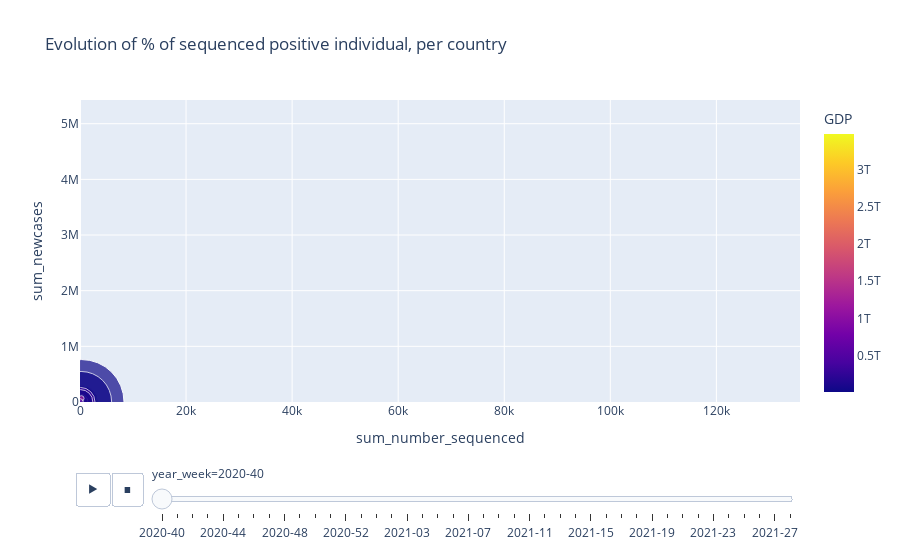

Notebook source saved alongside this figure:
### Code cell
#See the amount of cases through time compared to the amount of number sequenced. 
#The size of each point represent the PCT of sequenced cases.
px.scatter(df_final, x="sum_number_sequenced", y="sum_newcases",size="sum_sequenced_pct", size_max=60, color="GDP", hover_name="country", 
           range_x=[0.000000,135770], range_y=[1.080000e+02,5.425654e+06],
           animation_frame="year_week", animation_group="country", log_y=False,title="Evolution of % of sequenced positive individual, per country")

### Figure 1 — Plotly figure (JSON) as saved in the notebook; plotly's stock layout.template omitted (floating-point values rounded to 4 significant figures)
{"data": [{"hovertemplate": "<b>%{hovertext}</b><br><br>year_week=2020-40<br>sum_number_sequenced=%{x}<br>sum_newcases=%{y}<br>sum_sequenced_pct=%{marker.size}<br>GDP=%{marker.color}<extra></extra>", "hovertext": ["Austria", "Belgium", "Bulgaria", "Croatia", "Cyprus", "Czechia", "Denmark", "Estonia", "Finland", "France", "Germany", "Greece", "Hungary", "Iceland", "Ireland", "Italy", "Latvia", "Lithuania", "Luxembourg", "Malta", "Netherlands", "Norway", "Poland", "Portugal", "Romania", "Slovakia", "Slovenia", "Spain", "Sweden"], "ids": ["Austria", "Belgium", "Bulgaria", "Croatia", "Cyprus", "Czechia", "Denmark", "Estonia", "Finland", "France", "Germany", "Greece", "Hungary", "Iceland", "Ireland", "Italy", "Latvia", "Lithuania", "Luxembourg", "Malta", "Netherlands", "Norway", "Poland", "Portugal", "Romania", "Slovakia", "Slovenia", "Spain", "Sweden"], "legendgroup": "", "marker": {"color": [390800000000.0, 468000000000.0, 53240000000.0, 50710000000.0, 20050000000.0, 195300000000.0, 306900000000.0, 23340000000.0, 238500000000.0, 2465000000000.0, 3478000000000.0, 192700000000.0, 125800000000.0, 20050000000.0, 304800000000.0, 1859000000000.0, 27570000000.0, 42740000000.0, 58630000000.0, 11000000000.0, 777200000000.0, 371100000000.0, 471400000000.0, 204800000000.0, 187600000000.0, 89770000000.0, 44710000000.0, 1237000000000.0, 514500000000.0], "coloraxis": "coloraxis", "size": [0.07764, 0.07957, 0.1305, 0.7524, 5.469, 0.1793, 14.26, 8.108, 14.84, 0.1252, 1.034, 0.5004, 1.109, 100, 0.526, 0.3364, 51.71, 0.375, 3.409, 0, 0.557, 11.71, 0.009251, 0, 0.03511, 0, 8.449, 0.3976, 0.5223], "sizemode": "area", "sizeref": 0.02778, "symbol": "circle"}, "mode": "markers", "name": "", "orientation": "v", "showlegend": false, "type": "scatter", "x": [4, 17, 2, 11, 7, 32, 434, 33, 127, 100, 158, 12, 75, 298, 16, 52, 212, 3, 12, 0, 135, 87, 1, 0, 4, 0, 97, 259, 19], "xaxis": "x", "y": [5152, 21365, 1532, 1462, 128, 17849, 3043, 407, 856, 79885, 15287, 2398, 6764, 298, 3042, 15459, 410, 800, 352, 311, 24239, 743, 10810, 4643, 11392, 4238, 1148, 65146, 3638], "yaxis": "y"}], "layout": {"coloraxis": {"colorbar": {"title": {"text": "GDP"}}, "colorscale": [[0, "#0d0887"], [0.1111, "#46039f"], [0.2222, "#7201a8"], [0.3333, "#9c179e"], [0.4444, "#bd3786"], [0.5556, "#d8576b"], [0.6667, "#ed7953"], [0.7778, "#fb9f3a"], [0.8889, "#fdca26"], [1, "#f0f921"]]}, "legend": {"itemsizing": "constant", "tracegroupgap": 0}, "sliders": [{"active": 0, "currentvalue": {"prefix": "year_week="}, "len": 0.9, "pad": {"b": 10, "t": 60}, "steps": [{"args": [["2020-40"], {"frame": {"duration": 0, "redraw": false}, "fromcurrent": true, "mode": "immediate", "transition": {"duration": 0, "easing": "linear"}}], "label": "2020-40", "method": "animate"}, {"args": [["2020-41"], {"frame": {"duration": 0, "redraw": false}, "fromcurrent": true, "mode": "immediate", "transition": {"duration": 0, "easing": "linear"}}], "label": "2020-41", "method": "animate"}, {"args": [["2020-42"], {"frame": {"duration": 0, "redraw": false}, "fromcurrent": true, "mode": "immediate", "transition": {"duration": 0, "easing": "linear"}}], "label": "2020-42", "method": "animate"}, {"args": [["2020-43"], {"frame": {"duration": 0, "redraw": false}, "fromcurrent": true, "mode": "immediate", "transition": {"duration": 0, "easing": "linear"}}], "label": "2020-43", "method": "animate"}, {"args": [["2020-44"], {"frame": {"duration": 0, "redraw": false}, "fromcurrent": true, "mode": "immediate", "transition": {"duration": 0, "easing": "linear"}}], "label": "2020-44", "method": "animate"}, {"args": [["2020-45"], {"frame": {"duration": 0, "redraw": false}, "fromcurrent": true, "mode": "immediate", "transition": {"duration": 0, "easing": "linear"}}], "label": "2020-45", "method": "animate"}, {"args": [["2020-46"], {"frame": {"duration": 0, "redraw": false}, "fromcurrent": true, "mode": "immediate", "transition": {"duration": 0, "easing": "linear"}}], "label": "2020-46", "method": "animate"}, {"args": [["2020-47"], {"frame": {"duration": 0, "redraw": false}, "fromcurrent": true, "mode": "immediate", "transition": {"duration": 0, "easing": "linear"}}], "label": "2020-47", "method": "animate"}, {"args": [["2020-48"], {"frame": {"duration": 0, "redraw": false}, "fromcurrent": true, "mode": "immediate", "transition": {"duration": 0, "easing": "linear"}}], "label": "2020-48", "method": "animate"}, {"args": [["2020-49"], {"frame": {"duration": 0, "redraw": false}, "fromcurrent": true, "mode": "immediate", "transition": {"duration": 0, "easing": "linear"}}], "label": "2020-49", "method": "animate"}, {"args": [["2020-50"], {"frame": {"duration": 0, "redraw": false}, "fromcurrent": true, "mode": "immediate", "transition": {"duration": 0, "easing": "linear"}}], "label": "2020-50", "method": "animate"}, {"args": [["2020-51"], {"frame": {"duration": 0, "redraw": false}, "fromcurrent": true, "mode": "immediate", "transition": {"duration": 0, "easing": "linear"}}], "label": "2020-51", "method": "animate"}, {"args": [["2020-52"], {"frame": {"duration": 0, "redraw": false}, "fromcurrent": true, "mode": "immediate", "transition": {"duration": 0, "easing": "linear"}}], "label": "2020-52", "method": "animate"}, {"args": [["2020-53"], {"frame": {"duration": 0, "redraw": false}, "fromcurrent": true, "mode": "immediate", "transition": {"duration": 0, "easing": "linear"}}], "label": "2020-53", "method": "animate"}, {"args": [["2021-01"], {"frame": {"duration": 0, "redraw": false}, "fromcurrent": true, "mode": "immediate", "transition": {"duration": 0, "easing": "linear"}}], "label": "2021-01", "method": "animate"}, {"args": [["2021-02"], {"frame": {"duration": 0, "redraw": false}, "fromcurrent": true, "mode": "immediate", "transition": {"duration": 0, "easing": "linear"}}], "label": "2021-02", "method": "animate"}, {"args": [["2021-03"], {"frame": {"duration": 0, "redraw": false}, "fromcurrent": true, "mode": "immediate", "transition": {"duration": 0, "easing": "linear"}}], "label": "2021-03", "method": "animate"}, {"args": [["2021-04"], {"frame": {"duration": 0, "redraw": false}, "fromcurrent": true, "mode": "immediate", "transition": {"duration": 0, "easing": "linear"}}], "label": "2021-04", "method": "animate"}, {"args": [["2021-05"], {"frame": {"duration": 0, "redraw": false}, "fromcurrent": true, "mode": "immediate", "transition": {"duration": 0, "easing": "linear"}}], "label": "2021-05", "method": "animate"}, {"args": [["2021-06"], {"frame": {"duration": 0, "redraw": false}, "fromcurrent": true, "mode": "immediate", "transition": {"duration": 0, "easing": "linear"}}], "label": "2021-06", "method": "animate"}, {"args": [["2021-07"], {"frame": {"duration": 0, "redraw": false}, "fromcurrent": true, "mode": "immediate", "transition": {"duration": 0, "easing": "linear"}}], "label": "2021-07", "method": "animate"}, {"args": [["2021-08"], {"frame": {"duration": 0, "redraw": false}, "fromcurrent": true, "mode": "immediate", "transition": {"duration": 0, "easing": "linear"}}], "label": "2021-08", "method": "animate"}, {"args": [["2021-09"], {"frame": {"duration": 0, "redraw": false}, "fromcurrent": true, "mode": "immediate", "transition": {"duration": 0, "easing": "linear"}}], "label": "2021-09", "method": "animate"}, {"args": [["2021-10"], {"frame": {"duration": 0, "redraw": false}, "fromcurrent": true, "mode": "immediate", "transition": {"duration": 0, "easing": "linear"}}], "label": "2021-10", "method": "animate"}, {"args": [["2021-11"], {"frame": {"duration": 0, "redraw": false}, "fromcurrent": true, "mode": "immediate", "transition": {"duration": 0, "easing": "linear"}}], "label": "2021-11", "method": "animate"}, {"args": [["2021-12"], {"frame": {"duration": 0, "redraw": false}, "fromcurrent": true, "mode": "immediate", "transition": {"duration": 0, "easing": "linear"}}], "label": "2021-12", "method": "animate"}, {"args": [["2021-13"], {"frame": {"duration": 0, "redraw": false}, "fromcurrent": true, "mode": "immediate", "transition": {"duration": 0, "easing": "linear"}}], "label": "2021-13", "method": "animate"}, {"args": [["2021-14"], {"frame": {"duration": 0, "redraw": false}, "fromcurrent": true, "mode": "immediate", "transition": {"duration": 0, "easing": "linear"}}], "label": "2021-14", "method": "animate"}, {"args": [["2021-15"], {"frame": {"duration": 0, "redraw": false}, "fromcurrent": true, "mode": "immediate", "transition": {"duration": 0, "easing": "linear"}}], "label": "2021-15", "method": "animate"}, {"args": [["2021-16"], {"frame": {"duration": 0, "redraw": false}, "fromcurrent": true, "mode": "immediate", "transition": {"duration": 0, "easing": "linear"}}], "label": "2021-16", "method": "animate"}, {"args": [["2021-17"], {"frame": {"duration": 0, "redraw": false}, "fromcurrent": true, "mode": "immediate", "transition": {"duration": 0, "easing": "linear"}}], "label": "2021-17", "method": "animate"}, {"args": [["2021-18"], {"frame": {"duration": 0, "redraw": false}, "fromcurrent": true, "mode": "immediate", "transition": {"duration": 0, "easing": "linear"}}], "label": "2021-18", "method": "animate"}, {"args": [["2021-19"], {"frame": {"duration": 0, "redraw": false}, "fromcurrent": true, "mode": "immediate", "transition": {"duration": 0, "easing": "linear"}}], "label": "2021-19", "method": "animate"}, {"args": [["2021-20"], {"frame": {"duration": 0, "redraw": false}, "fromcurrent": true, "mode": "immediate", "transition": {"duration": 0, "easing": "linear"}}], "label": "2021-20", "method": "animate"}, {"args": [["2021-21"], {"frame": {"duration": 0, "redraw": false}, "fromcurrent": true, "mode": "immediate", "transition": {"duration": 0, "easing": "linear"}}], "label": "2021-21", "method": "animate"}, {"args": [["2021-22"], {"frame": {"duration": 0, "redraw": false}, "fromcurrent": true, "mode": "immediate", "transition": {"duration": 0, "easing": "linear"}}], "label": "2021-22", "method": "animate"}, {"args": [["2021-23"], {"frame": {"duration": 0, "redraw": false}, "fromcurrent": true, "mode": "immediate", "transition": {"duration": 0, "easing": "linear"}}], "label": "2021-23", "method": "animate"}, {"args": [["2021-24"], {"frame": {"duration": 0, "redraw": false}, "fromcurrent": true, "mode": "immediate", "transition": {"duration": 0, "easing": "linear"}}], "label": "2021-24", "method": "animate"}, {"args": [["2021-25"], {"frame": {"duration": 0, "redraw": false}, "fromcurrent": true, "mode": "immediate", "transition": {"duration": 0, "easing": "linear"}}], "label": "2021-25", "method": "animate"}, {"args": [["2021-26"], {"frame": {"duration": 0, "redraw": false}, "fromcurrent": true, "mode": "immediate", "transition": {"duration": 0, "easing": "linear"}}], "label": "2021-26", "method": "animate"}, {"args": [["2021-27"], {"frame": {"duration": 0, "redraw": false}, "fromcurrent": true, "mode": "immediate", "transition": {"duration": 0, "easing": "linear"}}], "label": "2021-27", "method": "animate"}, {"args": [["2021-28"], {"frame": {"duration": 0, "redraw": false}, "fromcurrent": true, "mode": "immediate", "transition": {"duration": 0, "easing": "linear"}}], "label": "2021-28", "method": "animate"}], "x": 0.1, "xanchor": "left", "y": 0, "yanchor": "top"}], "title": {"text": "Evolution of % of sequenced positive individual, per country"}, "updatemenus": [{"buttons": [{"args": [null, {"frame": {"duration": 500, "redraw": false}, "fromcurrent": true, "mode": "immediate", "transition": {"duration": 500, "easing": "linear"}}], "label": "&#9654;", "method": "animate"}, {"args": [[null], {"frame": {"duration": 0, "redraw": false}, "fromcurrent": true, "mode": "immediate", "transition": {"duration": 0, "easing": "linear"}}], "label": "&#9724;", "method": "animate"}], "direction": "left", "pad": {"r": 10, "t": 70}, "showactive": false, "type": "buttons", "x": 0.1, "xanchor": "right", "y": 0, "yanchor": "top"}], "xaxis": {"anchor": "y", "domain": [0, 1], "range": [0, 135770], "title": {"text": "sum_number_sequenced"}}, "yaxis": {"anchor": "x", "domain": [0, 1], "range": [108, 5425654], "title": {"text": "sum_newcases"}}}}
